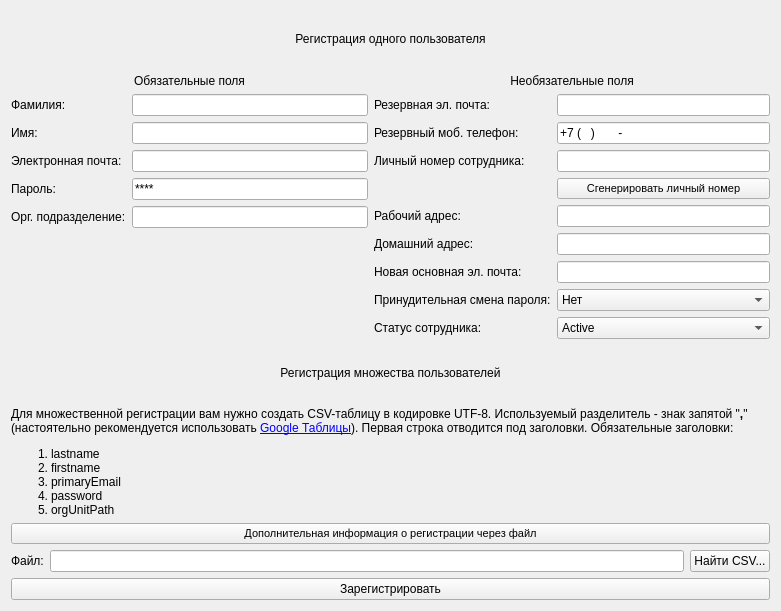
<?xml version="1.0" encoding="UTF-8"?>
<ui version="4.0">
 <class>form_regUser</class>
 <widget class="QWidget" name="form_regUser">
  <property name="windowModality">
   <enum>Qt::NonModal</enum>
  </property>
  <property name="geometry">
   <rect>
    <x>0</x>
    <y>0</y>
    <width>781</width>
    <height>611</height>
   </rect>
  </property>
  <property name="minimumSize">
   <size>
    <width>781</width>
    <height>611</height>
   </size>
  </property>
  <property name="windowTitle">
   <string>Редактировать пользователя</string>
  </property>
  <layout class="QGridLayout" name="gridLayout_2">
   <item row="0" column="0">
    <layout class="QGridLayout" name="gridLayout">
     <item row="6" column="0" colspan="2">
      <widget class="QPushButton" name="buttonRegistration">
       <property name="text">
        <string>Зарегистрировать</string>
       </property>
      </widget>
     </item>
     <item row="2" column="0" colspan="2">
      <widget class="QLabel" name="label_18">
       <property name="text">
        <string>&lt;html&gt;&lt;head/&gt;&lt;body&gt;&lt;p align=&quot;center&quot;&gt;Регистрация множества пользователей&lt;/p&gt;&lt;/body&gt;&lt;/html&gt;</string>
       </property>
      </widget>
     </item>
     <item row="3" column="0" colspan="2">
      <widget class="QLabel" name="label_19">
       <property name="text">
        <string>&lt;html&gt;&lt;head/&gt;&lt;body&gt;&lt;p&gt;Для множественной регистрации вам нужно создать CSV-таблицу в кодировке UTF-8. Используемый разделитель - знак запятой &amp;quot;&lt;span style=&quot; font-weight:600;&quot;&gt;,&lt;/span&gt;&amp;quot; (настоятельно рекомендуется использовать &lt;a href=&quot;https://sheets.google.com&quot;&gt;&lt;span style=&quot; text-decoration: underline; color:#0000ff;&quot;&gt;Google Таблицы&lt;/span&gt;&lt;/a&gt;). Первая строка отводится под заголовки. Обязательные заголовки:&lt;/p&gt;
&lt;ol&gt;
&lt;li&gt;lastname&lt;/li&gt;
&lt;li&gt;firstname&lt;/li&gt;
&lt;li&gt;primaryEmail&lt;/li&gt;
&lt;li&gt;password&lt;/li&gt;
&lt;li&gt;orgUnitPath&lt;/li&gt;
&lt;/ol&gt;
&lt;/body&gt;&lt;/html&gt;</string>
       </property>
       <property name="wordWrap">
        <bool>true</bool>
       </property>
      </widget>
     </item>
     <item row="0" column="0" colspan="2">
      <widget class="QLabel" name="label_16">
       <property name="text">
        <string>&lt;html&gt;&lt;head/&gt;&lt;body&gt;&lt;p align=&quot;center&quot;&gt;Регистрация одного пользователя&lt;/p&gt;&lt;/body&gt;&lt;/html&gt;</string>
       </property>
      </widget>
     </item>
     <item row="1" column="0">
      <layout class="QFormLayout" name="formLayout">
       <item row="0" column="0" colspan="2">
        <widget class="QLabel" name="label">
         <property name="text">
          <string>&lt;html&gt;&lt;head/&gt;&lt;body&gt;&lt;p align=&quot;center&quot;&gt;Обязательные поля&lt;/p&gt;&lt;/body&gt;&lt;/html&gt;</string>
         </property>
        </widget>
       </item>
       <item row="1" column="0">
        <widget class="QLabel" name="label_3">
         <property name="text">
          <string>Фамилия:</string>
         </property>
        </widget>
       </item>
       <item row="1" column="1">
        <widget class="QLineEdit" name="editLastName">
         <property name="toolTip">
          <string>&lt;html&gt;&lt;head/&gt;&lt;body&gt;&lt;p&gt;&lt;span style=&quot; font-weight:600;&quot;&gt;Фамилия&lt;/span&gt;&lt;/p&gt;&lt;p&gt;Максимальное количество символов: 60.&lt;/p&gt;&lt;/body&gt;&lt;/html&gt;</string>
         </property>
        </widget>
       </item>
       <item row="2" column="0">
        <widget class="QLabel" name="label_4">
         <property name="text">
          <string>Имя:</string>
         </property>
        </widget>
       </item>
       <item row="2" column="1">
        <widget class="QLineEdit" name="editFirstName">
         <property name="toolTip">
          <string>&lt;html&gt;&lt;head/&gt;&lt;body&gt;&lt;p&gt;&lt;span style=&quot; font-weight:600;&quot;&gt;Имя&lt;/span&gt;&lt;/p&gt;&lt;p&gt;Максимальное количество символов: 60.&lt;/p&gt;&lt;/body&gt;&lt;/html&gt;</string>
         </property>
        </widget>
       </item>
       <item row="3" column="0">
        <widget class="QLabel" name="label_5">
         <property name="text">
          <string>Электронная почта:</string>
         </property>
        </widget>
       </item>
       <item row="3" column="1">
        <widget class="QLineEdit" name="editPrimaryEmail">
         <property name="toolTip">
          <string>&lt;html&gt;&lt;head/&gt;&lt;body&gt;&lt;p&gt;&lt;span style=&quot; font-weight:600;&quot;&gt;Электронная почта&lt;/span&gt;&lt;/p&gt;&lt;p&gt;Имя пользователя для входа. Введите адрес полностью: &lt;span style=&quot; font-style:italic;&quot;&gt;imyapolzovatelya@vashdomen.com&lt;/span&gt;.&lt;/p&gt;&lt;/body&gt;&lt;/html&gt;</string>
         </property>
        </widget>
       </item>
       <item row="4" column="0">
        <widget class="QLabel" name="label_6">
         <property name="text">
          <string>Пароль:</string>
         </property>
        </widget>
       </item>
       <item row="4" column="1">
        <widget class="QLineEdit" name="editPassword">
         <property name="toolTip">
          <string>&lt;!DOCTYPE HTML PUBLIC &quot;-//W3C//DTD HTML 4.0//EN&quot; &quot;http://www.w3.org/TR/REC-html40/strict.dtd&quot;&gt;
&lt;html&gt;&lt;head&gt;&lt;meta name=&quot;qrichtext&quot; content=&quot;1&quot; /&gt;&lt;style type=&quot;text/css&quot;&gt;
p, li { white-space: pre-wrap; }
&lt;/style&gt;&lt;/head&gt;&lt;body style=&quot; font-family:'Ubuntu'; font-size:11pt; font-weight:400; font-style:normal;&quot;&gt;
&lt;p style=&quot; margin-top:0px; margin-bottom:0px; margin-left:0px; margin-right:0px; -qt-block-indent:0; text-indent:0px;&quot;&gt;&lt;span style=&quot; font-weight:600;&quot;&gt;Пароль&lt;/span&gt;&lt;/p&gt;
&lt;p style=&quot; margin-top:0px; margin-bottom:0px; margin-left:0px; margin-right:0px; -qt-block-indent:0; text-indent:0px;&quot;&gt;Пароли вводятся с учетом регистра. По умолчанию пароль должен содержать не менее 8 символов.&lt;/p&gt;
&lt;p style=&quot; margin-top:0px; margin-bottom:0px; margin-left:0px; margin-right:0px; -qt-block-indent:0; text-indent:0px;&quot;&gt;Если вы обновляете данные существующих пользователей и не хотите менять их пароли, введите &lt;span style=&quot; font-weight:600;&quot;&gt;**** &lt;/span&gt;(4 звездочки).&lt;/p&gt;&lt;/body&gt;&lt;/html&gt;</string>
         </property>
         <property name="text">
          <string>****</string>
         </property>
        </widget>
       </item>
       <item row="5" column="0">
        <widget class="QLabel" name="label_7">
         <property name="text">
          <string>Орг. подразделение:</string>
         </property>
        </widget>
       </item>
       <item row="5" column="1">
        <widget class="QLineEdit" name="editOrgUnitPath">
         <property name="toolTip">
          <string>&lt;html&gt;&lt;head/&gt;&lt;body&gt;&lt;p&gt;&lt;span style=&quot; font-weight:600;&quot;&gt;Организационное подразделение&lt;/span&gt;&lt;/p&gt;&lt;p&gt;Здесь указывается, к какому организационному подразделению относится пользователь.&lt;/p&gt;&lt;p&gt;&lt;span style=&quot; font-weight:600;&quot;&gt;Если вы ещё не создали организационную иерархию&lt;/span&gt;, введите &lt;span style=&quot; font-weight:600;&quot;&gt;только&lt;/span&gt; косую черту (&lt;span style=&quot; font-weight:600;&quot;&gt;/&lt;/span&gt;), чтобы указать, что все пользователи относятся к &lt;span style=&quot; font-weight:600;&quot;&gt;родительскому организационному подразделению верхнего уровня&lt;/span&gt;. Вы можете создать другие подразделения позже и перенести туда пользователей.&lt;/p&gt;&lt;p&gt;&lt;span style=&quot; font-weight:600;&quot;&gt;Если вы уже создали организационную иерархию&lt;/span&gt;, используйте показанный в примерах ниже формат, чтобы указать, к какому подразделению относится пользователь (родительского или дочернего уровня).&lt;/p&gt;&lt;p&gt;Примеры:&lt;/p&gt;&lt;ul style=&quot;margin-top: 0px; margin-bottom: 0px; margin-left: 0px; margin-right: 0px; -qt-list-indent: 1;&quot;&gt;&lt;li style=&quot; margin-top:12px; margin-bottom:0px; margin-left:0px; margin-right:0px; -qt-block-indent:0; text-indent:0px;&quot;&gt;&lt;span style=&quot; font-weight:600;&quot;&gt;/&lt;/span&gt; (для &lt;span style=&quot; font-weight:600;&quot;&gt;родительского подразделения верхнего уровня не указывайте&lt;/span&gt; доменное имя;&lt;/li&gt;&lt;li style=&quot; margin-top:0px; margin-bottom:0px; margin-left:0px; margin-right:0px; -qt-block-indent:0; text-indent:0px;&quot;&gt;&lt;span style=&quot; font-weight:600;&quot;&gt;/Продажи&lt;/span&gt; (для дочерних подразделений);&lt;/li&gt;&lt;li style=&quot; margin-top:0px; margin-bottom:12px; margin-left:0px; margin-right:0px; -qt-block-indent:0; text-indent:0px;&quot;&gt;&lt;span style=&quot; font-weight:600;&quot;&gt;/Студенты/Первокурсники&lt;/span&gt;.&lt;/li&gt;&lt;/ul&gt;&lt;/body&gt;&lt;/html&gt;</string>
         </property>
        </widget>
       </item>
      </layout>
     </item>
     <item row="5" column="0" colspan="2">
      <layout class="QHBoxLayout" name="horizontalLayout">
       <item>
        <widget class="QLabel" name="label_17">
         <property name="text">
          <string>Файл:</string>
         </property>
        </widget>
       </item>
       <item>
        <widget class="QLineEdit" name="labelCSVSearch"/>
       </item>
       <item>
        <widget class="QPushButton" name="buttonCSVSearch">
         <property name="text">
          <string>Найти CSV...</string>
         </property>
        </widget>
       </item>
      </layout>
     </item>
     <item row="1" column="1">
      <layout class="QFormLayout" name="formLayout_3">
       <item row="1" column="0">
        <widget class="QLabel" name="label_8">
         <property name="text">
          <string>Резервная эл. почта:</string>
         </property>
        </widget>
       </item>
       <item row="2" column="0">
        <widget class="QLabel" name="label_9">
         <property name="text">
          <string>Резервный моб. телефон:</string>
         </property>
        </widget>
       </item>
       <item row="3" column="0">
        <widget class="QLabel" name="label_10">
         <property name="text">
          <string>Личный номер сотрудника:</string>
         </property>
        </widget>
       </item>
       <item row="5" column="0">
        <widget class="QLabel" name="label_11">
         <property name="text">
          <string>Рабочий адрес:</string>
         </property>
        </widget>
       </item>
       <item row="6" column="0">
        <widget class="QLabel" name="label_12">
         <property name="text">
          <string>Домашний адрес:</string>
         </property>
        </widget>
       </item>
       <item row="7" column="0">
        <widget class="QLabel" name="label_13">
         <property name="text">
          <string>Новая основная эл. почта:</string>
         </property>
        </widget>
       </item>
       <item row="8" column="0">
        <widget class="QLabel" name="label_14">
         <property name="text">
          <string>Принудительная смена пароля:</string>
         </property>
        </widget>
       </item>
       <item row="9" column="0">
        <widget class="QLabel" name="label_15">
         <property name="text">
          <string>Статус сотрудника:</string>
         </property>
        </widget>
       </item>
       <item row="0" column="0" colspan="2">
        <widget class="QLabel" name="label_2">
         <property name="minimumSize">
          <size>
           <width>396</width>
           <height>0</height>
          </size>
         </property>
         <property name="text">
          <string>&lt;html&gt;&lt;head/&gt;&lt;body&gt;&lt;p align=&quot;center&quot;&gt;Необязательные поля&lt;/p&gt;&lt;/body&gt;&lt;/html&gt;</string>
         </property>
        </widget>
       </item>
       <item row="4" column="1">
        <widget class="QPushButton" name="buttonCreateEmployeeId">
         <property name="font">
          <font>
           <pointsize>8</pointsize>
          </font>
         </property>
         <property name="text">
          <string>Сгенерировать личный номер</string>
         </property>
        </widget>
       </item>
       <item row="1" column="1">
        <widget class="QLineEdit" name="editRecoveryEmail">
         <property name="toolTip">
          <string>&lt;html&gt;&lt;head/&gt;&lt;body&gt;&lt;p&gt;&lt;span style=&quot; font-weight:600;&quot;&gt;Резервный адрес электронной почты&lt;/span&gt;&lt;/p&gt;&lt;p&gt;Используйте адрес электронной почты, не входящий в ваш основной и дополнительные домены.&lt;/p&gt;&lt;/body&gt;&lt;/html&gt;</string>
         </property>
        </widget>
       </item>
       <item row="2" column="1">
        <widget class="QLineEdit" name="editRecoveryMobilePhone">
         <property name="toolTip">
          <string>&lt;html&gt;&lt;head/&gt;&lt;body&gt;&lt;p&gt;&lt;span style=&quot; font-weight:600;&quot;&gt;Резервный номер мобильного телефона&lt;/span&gt;&lt;/p&gt;&lt;p&gt;Указывайте номер телефона в формате &lt;span style=&quot; font-weight:600;&quot;&gt;E.164&lt;/span&gt; - сначала плюс (+), затем код страны, код региона и собственно номер. Пример: &lt;span style=&quot; font-weight:600;&quot;&gt;+16505551212&lt;/span&gt;.&lt;/p&gt;&lt;/body&gt;&lt;/html&gt;</string>
         </property>
         <property name="inputMask">
          <string>+7 (000) 000 00-00</string>
         </property>
        </widget>
       </item>
       <item row="3" column="1">
        <widget class="QLineEdit" name="editEmployeeId">
         <property name="toolTip">
          <string>&lt;html&gt;&lt;head/&gt;&lt;body&gt;&lt;p&gt;&lt;span style=&quot; font-weight:600;&quot;&gt;Идентификационный номер сотрудника&lt;/span&gt;&lt;/p&gt;&lt;p&gt;Иногда этот номер нужно указывать при дополнительной аутентификации. Он может содержать цифры, буквы и специальные символы.&lt;/p&gt;&lt;/body&gt;&lt;/html&gt;</string>
         </property>
         <property name="inputMask">
          <string/>
         </property>
        </widget>
       </item>
       <item row="5" column="1">
        <widget class="QLineEdit" name="editWorkAddress">
         <property name="toolTip">
          <string>&lt;html&gt;&lt;head/&gt;&lt;body&gt;&lt;p&gt;&lt;span style=&quot; font-weight:600;&quot;&gt;Рабочий адрес&lt;/span&gt;&lt;/p&gt;&lt;p&gt;Если адрес содержит запятые или переносы строки, заключите его в двойные кавычки. Пример: &lt;span style=&quot; font-weight:600;&quot;&gt;&amp;quot;Москва, улица Строителей, д. 25&amp;quot;&lt;/span&gt;.&lt;/p&gt;&lt;/body&gt;&lt;/html&gt;</string>
         </property>
        </widget>
       </item>
       <item row="6" column="1">
        <widget class="QLineEdit" name="editHomeAddress">
         <property name="toolTip">
          <string>&lt;html&gt;&lt;head/&gt;&lt;body&gt;&lt;p&gt;&lt;span style=&quot; font-weight:600;&quot;&gt;Домашний адрес&lt;/span&gt;&lt;/p&gt;&lt;p&gt;Если адрес содержит запятые или переносы строки, заключите его в двойные кавычки. Пример: &lt;span style=&quot; font-weight:600;&quot;&gt;&amp;quot;Москва, улица Строителей, д. 25&amp;quot;&lt;/span&gt;.&lt;/p&gt;&lt;/body&gt;&lt;/html&gt;</string>
         </property>
        </widget>
       </item>
       <item row="7" column="1">
        <widget class="QLineEdit" name="editNewPrimaryEmail">
         <property name="toolTip">
          <string>&lt;html&gt;&lt;head/&gt;&lt;body&gt;&lt;p&gt;&lt;span style=&quot; font-weight:600;&quot;&gt;Новый основной адрес электронной почты&lt;/span&gt;&lt;/p&gt;&lt;p&gt;Это поле исползуется только для редактирования аккаунтов существующих пользователей. Укажите новый основной адрес электронной почты (имя пользователя).&lt;/p&gt;&lt;/body&gt;&lt;/html&gt;</string>
         </property>
        </widget>
       </item>
       <item row="8" column="1">
        <widget class="QComboBox" name="comboChangePassword">
         <property name="toolTip">
          <string>&lt;html&gt;&lt;head/&gt;&lt;body&gt;&lt;p&gt;&lt;span style=&quot; font-weight:600;&quot;&gt;Смена пароля при следующем входе&lt;/span&gt;&lt;/p&gt;&lt;p&gt;Чтобы при следующем входе в аккаунт пользователи получили запрос на смену пароля, выберите &amp;quot;&lt;span style=&quot; font-weight:600;&quot;&gt;Да&lt;/span&gt;&amp;quot;. Если этого не требуется, оставьте &amp;quot;&lt;span style=&quot; font-weight:600;&quot;&gt;Нет&lt;/span&gt;&amp;quot;.&lt;/p&gt;&lt;/body&gt;&lt;/html&gt;</string>
         </property>
         <item>
          <property name="text">
           <string>Нет</string>
          </property>
         </item>
         <item>
          <property name="text">
           <string>Да</string>
          </property>
         </item>
        </widget>
       </item>
       <item row="9" column="1">
        <widget class="QComboBox" name="comboEmployeeStatus">
         <property name="toolTip">
          <string>&lt;html&gt;&lt;head/&gt;&lt;body&gt;&lt;p&gt;&lt;span style=&quot; font-weight:600;&quot;&gt;Новый статус сотрудника&lt;/span&gt;&lt;/p&gt;&lt;p&gt;Это поле используется только для редактирования аккаунтов &lt;span style=&quot; font-weight:600;&quot;&gt;существующих &lt;/span&gt;пользователей. Чтобы заблокировать пользователя или отправить его в архив, выберите &lt;span style=&quot; font-weight:600;&quot;&gt;Suspended&lt;/span&gt; или &lt;span style=&quot; font-weight:600;&quot;&gt;Archived&lt;/span&gt;. Чтобы восстановить аккаунт пользователя, выберите &lt;span style=&quot; font-weight:600;&quot;&gt;Active&lt;/span&gt;.&lt;/p&gt;&lt;/body&gt;&lt;/html&gt;</string>
         </property>
         <item>
          <property name="text">
           <string>Active</string>
          </property>
         </item>
         <item>
          <property name="text">
           <string>Suspended</string>
          </property>
         </item>
         <item>
          <property name="text">
           <string>Archived</string>
          </property>
         </item>
        </widget>
       </item>
      </layout>
     </item>
     <item row="4" column="0" colspan="2">
      <widget class="QPushButton" name="buttonAdditionalInfo">
       <property name="font">
        <font>
         <pointsize>8</pointsize>
        </font>
       </property>
       <property name="text">
        <string>Дополнительная информация о регистрации через файл</string>
       </property>
      </widget>
     </item>
    </layout>
   </item>
  </layout>
 </widget>
 <resources/>
 <connections>
  <connection>
   <sender>buttonCreateEmployeeId</sender>
   <signal>clicked()</signal>
   <receiver>form_regUser</receiver>
   <slot>buttonCreateEmployeeId_clicked()</slot>
   <hints>
    <hint type="sourcelabel">
     <x>686</x>
     <y>137</y>
    </hint>
    <hint type="destinationlabel">
     <x>390</x>
     <y>175</y>
    </hint>
   </hints>
  </connection>
  <connection>
   <sender>buttonAdditionalInfo</sender>
   <signal>clicked()</signal>
   <receiver>form_regUser</receiver>
   <slot>buttonAdditionalInfo_clicked()</slot>
   <hints>
    <hint type="sourcelabel">
     <x>571</x>
     <y>525</y>
    </hint>
    <hint type="destinationlabel">
     <x>390</x>
     <y>305</y>
    </hint>
   </hints>
  </connection>
  <connection>
   <sender>buttonCSVSearch</sender>
   <signal>clicked()</signal>
   <receiver>form_regUser</receiver>
   <slot>buttonCSVSearch_clicked()</slot>
   <hints>
    <hint type="sourcelabel">
     <x>723</x>
     <y>556</y>
    </hint>
    <hint type="destinationlabel">
     <x>390</x>
     <y>305</y>
    </hint>
   </hints>
  </connection>
  <connection>
   <sender>buttonRegistration</sender>
   <signal>clicked()</signal>
   <receiver>form_regUser</receiver>
   <slot>buttonRegistration_clicked()</slot>
   <hints>
    <hint type="sourcelabel">
     <x>390</x>
     <y>588</y>
    </hint>
    <hint type="destinationlabel">
     <x>390</x>
     <y>305</y>
    </hint>
   </hints>
  </connection>
 </connections>
 <slots>
  <slot>buttonCreateEmployeeId_clicked()</slot>
  <slot>buttonRegistration_clicked()</slot>
  <slot>buttonCSVSearch_clicked()</slot>
  <slot>buttonAdditionalInfo_clicked()</slot>
  <slot>form_destroy()</slot>
 </slots>
</ui>
